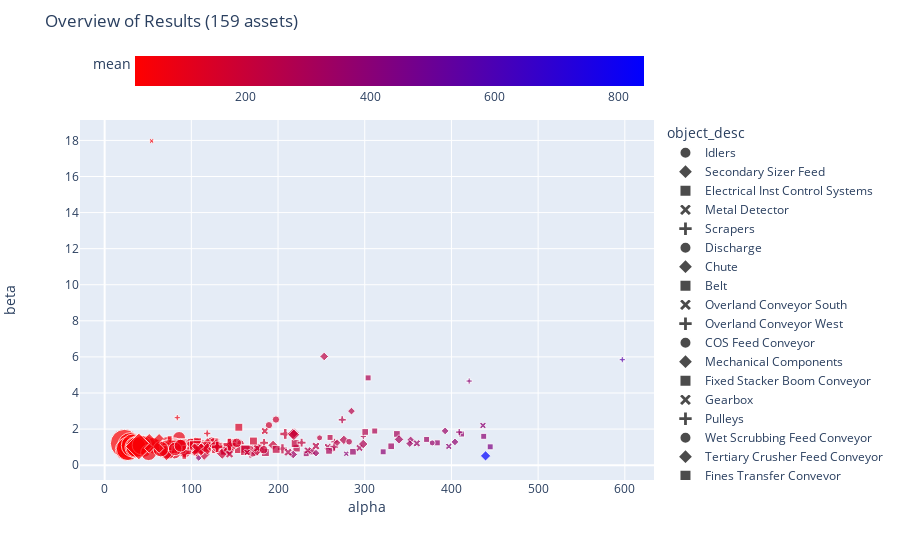

Write notebook code for a chart like this one.
### Markdown cell above
Tips: 
- Double click legend items to isolate them
- Drag your mouse cursor to zoom into regions and navigate

### Code cell
fig_bubble.show()

### Figure 1 — Plotly figure (JSON) as saved in the notebook; plotly's stock layout.template omitted (floating-point values rounded to 4 significant figures)
{"data": [{"hovertemplate": "<b>%{hovertext}</b><br><br>object_desc=Idlers<br>alpha=%{x}<br>beta=%{y}<br>evidence=%{marker.size}<br>mean=%{marker.color}<extra></extra>", "hovertext": [0, 4, 8, 10, 13, 18, 20, 23, 27, 31, 36, 41, 47, 49, 52, 53, 54, 57, 59, 62, 66, 72, 75, 79, 81, 84, 88, 93, 98, 107, 113, 118, 124, 129, 134, 139, 142, 149, 155], "legendgroup": "Idlers", "marker": {"color": [175.4, 77.47, 68.76, 167.8, 109.6, 98.45, 278.5, 71.26, 62.31, 21.56, 40.79, 28.94, 73.39, 115.0, 94.52, 122.4, 95.95, 147.4, 67.13, 26.68, 46.29, 102.7, 50.93, 78.61, 109.6, 76.74, 28.46, 31.61, 38.43, 91.55, 35.92, 54.01, 36.44, 72.93, 41.18, 116.9, 104.0, 180.3, 64.82], "coloraxis": "coloraxis", "size": [6, 18, 25, 6, 14, 18, 4, 25, 29, 89, 47, 74, 28, 14, 17, 12, 10, 6, 25, 52, 40, 17, 21, 20, 17, 22, 62, 60, 49, 17, 51, 30, 45, 19, 41, 15, 17, 8, 28], "sizemode": "area", "sizeref": 0.2225, "symbol": "circle"}, "mode": "markers", "name": "Idlers", "orientation": "v", "showlegend": true, "type": "scatter", "x": [197.6, 85.89, 72.62, 189.5, 113.2, 104.6, 263.1, 68.2, 62.05, 22.91, 41.41, 29.93, 73.05, 123.6, 99.42, 108.1, 98.49, 156.8, 65.57, 24.74, 48.1, 89.77, 45.74, 67.49, 92.46, 80.32, 27.13, 32.57, 39.82, 74.28, 35.71, 55.58, 36.33, 70.78, 42.77, 118.1, 80.61, 170.6, 50.67], "xaxis": "x", "y": [2.527, 1.511, 1.171, 2.214, 1.089, 1.199, 0.8903, 0.9119, 0.9904, 1.199, 1.038, 1.093, 0.9889, 1.254, 1.154, 0.8006, 1.07, 1.202, 0.949, 0.8623, 1.109, 0.7893, 0.82, 0.7708, 0.754, 1.135, 0.9051, 1.081, 1.099, 0.7205, 0.9866, 1.078, 0.9924, 0.9369, 1.107, 1.025, 0.6864, 0.8922, 0.6924], "yaxis": "y"}, {"hovertemplate": "<b>%{hovertext}</b><br><br>object_desc=Secondary Sizer Feed<br>alpha=%{x}<br>beta=%{y}<br>evidence=%{marker.size}<br>mean=%{marker.color}<extra></extra>", "hovertext": [1, 11, 21], "legendgroup": "Secondary Sizer Feed", "marker": {"color": [86.99, 145.2, 348.5], "coloraxis": "coloraxis", "size": [11, 11, 4], "sizemode": "area", "sizeref": 0.2225, "symbol": "diamond"}, "mode": "markers", "name": "Secondary Sizer Feed", "orientation": "v", "showlegend": true, "type": "scatter", "x": [88.88, 134.4, 392.7], "xaxis": "x", "y": [1.056, 0.8593, 1.898], "yaxis": "y"}, {"hovertemplate": "<b>%{hovertext}</b><br><br>object_desc=Electrical Inst Control Systems<br>alpha=%{x}<br>beta=%{y}<br>evidence=%{marker.size}<br>mean=%{marker.color}<extra></extra>", "hovertext": [2, 7, 12, 16, 19, 22, 26, 30, 35, 38, 45, 51, 56, 64, 71, 74, 78, 87, 91, 95, 106, 111, 117, 132, 138, 147], "legendgroup": "Electrical Inst Control Systems", "marker": {"color": [358.3, 324.8, 134.1, 145.3, 392.1, 146.1, 283.4, 156.1, 155.6, 164.1, 137.9, 367.0, 229.2, 327.1, 228.8, 234.6, 337.5, 344.1, 441.9, 84.07, 179.9, 206.8, 300.5, 99.01, 197.2, 387.8], "coloraxis": "coloraxis", "size": [4, 5, 12, 5, 4, 9, 5, 12, 9, 9, 11, 4, 4, 4, 6, 7, 4, 5, 4, 21, 9, 7, 5, 7, 5, 4], "sizemode": "area", "sizeref": 0.2225, "symbol": "square"}, "mode": "markers", "name": "Electrical Inst Control Systems", "orientation": "v", "showlegend": true, "type": "scatter", "x": [383.7, 330.5, 129.4, 135.5, 437.2, 140.7, 239.0, 140.1, 138.7, 154.9, 146.4, 411.7, 174.4, 232.5, 221.4, 185.4, 371.4, 286.4, 444.7, 86.91, 176.6, 219.7, 337.1, 107.1, 180.0, 321.2], "xaxis": "x", "y": [1.235, 1.045, 0.926, 0.8711, 1.597, 0.9223, 0.7538, 0.8194, 0.8115, 0.8891, 1.194, 1.726, 0.6741, 0.6334, 0.9315, 0.7003, 1.426, 0.7421, 1.015, 1.092, 0.9593, 1.197, 1.728, 1.294, 0.8407, 0.7378], "yaxis": "y"}, {"hovertemplate": "<b>%{hovertext}</b><br><br>object_desc=Metal Detector<br>alpha=%{x}<br>beta=%{y}<br>evidence=%{marker.size}<br>mean=%{marker.color}<extra></extra>", "hovertext": [3], "legendgroup": "Metal Detector", "marker": {"color": [256.3], "coloraxis": "coloraxis", "size": [5], "sizemode": "area", "sizeref": 0.2225, "symbol": "x"}, "mode": "markers", "name": "Metal Detector", "orientation": "v", "showlegend": true, "type": "scatter", "x": [257.4], "xaxis": "x", "y": [1.01], "yaxis": "y"}, {"hovertemplate": "<b>%{hovertext}</b><br><br>object_desc=Scrapers<br>alpha=%{x}<br>beta=%{y}<br>evidence=%{marker.size}<br>mean=%{marker.color}<extra></extra>", "hovertext": [5, 14, 28, 32, 42, 68, 108, 114, 143, 150], "legendgroup": "Scrapers", "marker": {"color": [363.5, 245.2, 267.8, 185.7, 215.2, 384.5, 211.7, 228.9, 74.43, 262.9], "coloraxis": "coloraxis", "size": [4, 4, 3, 9, 8, 3, 6, 7, 3, 6], "sizemode": "area", "sizeref": 0.2225, "symbol": "cross"}, "mode": "markers", "name": "Scrapers", "orientation": "v", "showlegend": true, "type": "scatter", "x": [409.0, 265.1, 298.4, 208.3, 205.1, 420.5, 227.2, 168.1, 83.77, 264.9], "xaxis": "x", "y": [1.829, 1.291, 1.585, 1.729, 0.9044, 4.66, 1.246, 0.6521, 2.632, 1.019], "yaxis": "y"}, {"hovertemplate": "<b>%{hovertext}</b><br><br>object_desc=Discharge<br>alpha=%{x}<br>beta=%{y}<br>evidence=%{marker.size}<br>mean=%{marker.color}<extra></extra>", "hovertext": [6, 15, 25], "legendgroup": "Discharge", "marker": {"color": [119.3, 121.9, 220.7], "coloraxis": "coloraxis", "size": [16, 11, 8], "sizemode": "area", "sizeref": 0.2225, "symbol": "circle"}, "mode": "markers", "name": "Discharge", "orientation": "v", "showlegend": true, "type": "scatter", "x": [126.8, 104.7, 170.7], "xaxis": "x", "y": [1.199, 0.7721, 0.6849], "yaxis": "y"}, {"hovertemplate": "<b>%{hovertext}</b><br><br>object_desc=Chute<br>alpha=%{x}<br>beta=%{y}<br>evidence=%{marker.size}<br>mean=%{marker.color}<extra></extra>", "hovertext": [9, 24, 33, 60, 69, 76, 89, 100, 109, 115, 126, 144], "legendgroup": "Chute", "marker": {"color": [308.6, 334.3, 110.1, 840.2, 194.7, 235.0, 176.1, 193.2, 142.6, 374.0, 321.8, 251.4], "coloraxis": "coloraxis", "size": [6, 5, 5, 7, 6, 5, 4, 8, 12, 4, 4, 6], "sizemode": "area", "sizeref": 0.2225, "symbol": "diamond"}, "mode": "markers", "name": "Chute", "orientation": "v", "showlegend": true, "type": "scatter", "x": [339.5, 217.5, 118.7, 439.4, 218.9, 253.2, 168.4, 216.9, 146.6, 404.1, 352.9, 275.9], "xaxis": "x", "y": [1.427, 0.5904, 1.275, 0.5126, 1.792, 6.024, 0.91, 1.741, 1.074, 1.287, 1.397, 1.4], "yaxis": "y"}, {"hovertemplate": "<b>%{hovertext}</b><br><br>object_desc=Belt<br>alpha=%{x}<br>beta=%{y}<br>evidence=%{marker.size}<br>mean=%{marker.color}<extra></extra>", "hovertext": [17, 40, 83, 92, 97], "legendgroup": "Belt", "marker": {"color": [276.5, 295.8, 137.1, 171.0, 180.9], "coloraxis": "coloraxis", "size": [4, 5, 7, 7, 12], "sizemode": "area", "sizeref": 0.2225, "symbol": "square"}, "mode": "markers", "name": "Belt", "orientation": "v", "showlegend": true, "type": "scatter", "x": [311.5, 258.8, 154.8, 162.6, 162.8], "xaxis": "x", "y": [1.891, 0.7904, 2.1, 0.9004, 0.8228], "yaxis": "y"}, {"hovertemplate": "<b>%{hovertext}</b><br><br>object_desc=Overland Conveyor South<br>alpha=%{x}<br>beta=%{y}<br>evidence=%{marker.size}<br>mean=%{marker.color}<extra></extra>", "hovertext": [29], "legendgroup": "Overland Conveyor South", "marker": {"color": [80.17], "coloraxis": "coloraxis", "size": [23], "sizemode": "area", "sizeref": 0.2225, "symbol": "x"}, "mode": "markers", "name": "Overland Conveyor South", "orientation": "v", "showlegend": true, "type": "scatter", "x": [72.09], "xaxis": "x", "y": [0.8218], "yaxis": "y"}, {"hovertemplate": "<b>%{hovertext}</b><br><br>object_desc=Overland Conveyor West<br>alpha=%{x}<br>beta=%{y}<br>evidence=%{marker.size}<br>mean=%{marker.color}<extra></extra>", "hovertext": [34], "legendgroup": "Overland Conveyor West", "marker": {"color": [122.9], "coloraxis": "coloraxis", "size": [12], "sizemode": "area", "sizeref": 0.2225, "symbol": "cross"}, "mode": "markers", "name": "Overland Conveyor West", "orientation": "v", "showlegend": true, "type": "scatter", "x": [129.2], "xaxis": "x", "y": [1.154], "yaxis": "y"}, {"hovertemplate": "<b>%{hovertext}</b><br><br>object_desc=COS Feed Conveyor<br>alpha=%{x}<br>beta=%{y}<br>evidence=%{marker.size}<br>mean=%{marker.color}<extra></extra>", "hovertext": [37], "legendgroup": "COS Feed Conveyor", "marker": {"color": [92.33], "coloraxis": "coloraxis", "size": [20], "sizemode": "area", "sizeref": 0.2225, "symbol": "circle"}, "mode": "markers", "name": "COS Feed Conveyor", "orientation": "v", "showlegend": true, "type": "scatter", "x": [73.32], "xaxis": "x", "y": [0.7039], "yaxis": "y"}, {"hovertemplate": "<b>%{hovertext}</b><br><br>object_desc=Mechanical Components<br>alpha=%{x}<br>beta=%{y}<br>evidence=%{marker.size}<br>mean=%{marker.color}<extra></extra>", "hovertext": [39, 46, 96, 112, 123, 128, 133], "legendgroup": "Mechanical Components", "marker": {"color": [250.0, 194.8, 325.5, 187.1, 197.2, 187.5, 331.6], "coloraxis": "coloraxis", "size": [4, 9, 4, 9, 8, 7, 4], "sizemode": "area", "sizeref": 0.2225, "symbol": "diamond"}, "mode": "markers", "name": "Mechanical Components", "orientation": "v", "showlegend": true, "type": "scatter", "x": [268.1, 218.2, 243.8, 135.6, 176.0, 194.3, 351.9], "xaxis": "x", "y": [1.244, 1.685, 0.6638, 0.6443, 0.8124, 1.099, 1.193], "yaxis": "y"}, {"hovertemplate": "<b>%{hovertext}</b><br><br>object_desc=Fixed Stacker Boom Conveyor<br>alpha=%{x}<br>beta=%{y}<br>evidence=%{marker.size}<br>mean=%{marker.color}<extra></extra>", "hovertext": [43], "legendgroup": "Fixed Stacker Boom Conveyor", "marker": {"color": [104.3], "coloraxis": "coloraxis", "size": [17], "sizemode": "area", "sizeref": 0.2225, "symbol": "square"}, "mode": "markers", "name": "Fixed Stacker Boom Conveyor", "orientation": "v", "showlegend": true, "type": "scatter", "x": [104.9], "xaxis": "x", "y": [1.016], "yaxis": "y"}, {"hovertemplate": "<b>%{hovertext}</b><br><br>object_desc=Gearbox<br>alpha=%{x}<br>beta=%{y}<br>evidence=%{marker.size}<br>mean=%{marker.color}<extra></extra>", "hovertext": [44, 86, 146], "legendgroup": "Gearbox", "marker": {"color": [262.1, 390.5, 386.4], "coloraxis": "coloraxis", "size": [5, 4, 4], "sizemode": "area", "sizeref": 0.2225, "symbol": "x"}, "mode": "markers", "name": "Gearbox", "orientation": "v", "showlegend": true, "type": "scatter", "x": [234.3, 396.9, 436.3], "xaxis": "x", "y": [0.8147, 1.042, 2.199], "yaxis": "y"}, {"hovertemplate": "<b>%{hovertext}</b><br><br>object_desc=Pulleys<br>alpha=%{x}<br>beta=%{y}<br>evidence=%{marker.size}<br>mean=%{marker.color}<extra></extra>", "hovertext": [48, 67], "legendgroup": "Pulleys", "marker": {"color": [243.2, 553.1], "coloraxis": "coloraxis", "size": [5, 3], "sizemode": "area", "sizeref": 0.2225, "symbol": "cross"}, "mode": "markers", "name": "Pulleys", "orientation": "v", "showlegend": true, "type": "scatter", "x": [274.0, 597.1], "xaxis": "x", "y": [2.516, 5.846], "yaxis": "y"}, {"hovertemplate": "<b>%{hovertext}</b><br><br>object_desc=Wet Scrubbing Feed Conveyor<br>alpha=%{x}<br>beta=%{y}<br>evidence=%{marker.size}<br>mean=%{marker.color}<extra></extra>", "hovertext": [50, 55], "legendgroup": "Wet Scrubbing Feed Conveyor", "marker": {"color": [353.2, 260.6], "coloraxis": "coloraxis", "size": [4, 5], "sizemode": "area", "sizeref": 0.2225, "symbol": "circle"}, "mode": "markers", "name": "Wet Scrubbing Feed Conveyor", "orientation": "v", "showlegend": true, "type": "scatter", "x": [377.8, 282.0], "xaxis": "x", "y": [1.231, 1.295], "yaxis": "y"}, {"hovertemplate": "<b>%{hovertext}</b><br><br>object_desc=Tertiary Crusher Feed Conveyor<br>alpha=%{x}<br>beta=%{y}<br>evidence=%{marker.size}<br>mean=%{marker.color}<extra></extra>", "hovertext": [58, 61], "legendgroup": "Tertiary Crusher Feed Conveyor", "marker": {"color": [157.7, 87.4], "coloraxis": "coloraxis", "size": [9, 20], "sizemode": "area", "sizeref": 0.2225, "symbol": "diamond"}, "mode": "markers", "name": "Tertiary Crusher Feed Conveyor", "orientation": "v", "showlegend": true, "type": "scatter", "x": [143.0, 71.31], "xaxis": "x", "y": [0.8315, 0.7249], "yaxis": "y"}, {"hovertemplate": "<b>%{hovertext}</b><br><br>object_desc=Fines Transfer Conveyor<br>alpha=%{x}<br>beta=%{y}<br>evidence=%{marker.size}<br>mean=%{marker.color}<extra></extra>", "hovertext": [63], "legendgroup": "Fines Transfer Conveyor", "marker": {"color": [83.95], "coloraxis": "coloraxis", "size": [22], "sizemode": "area", "sizeref": 0.2225, "symbol": "square"}, "mode": "markers", "name": "Fines Transfer Conveyor", "orientation": "v", "showlegend": true, "type": "scatter", "x": [85.06], "xaxis": "x", "y": [1.033], "yaxis": "y"}, {"hovertemplate": "<b>%{hovertext}</b><br><br>object_desc=Weightometer<br>alpha=%{x}<br>beta=%{y}<br>evidence=%{marker.size}<br>mean=%{marker.color}<extra></extra>", "hovertext": [65], "legendgroup": "Weightometer", "marker": {"color": [205.3], "coloraxis": "coloraxis", "size": [4], "sizemode": "area", "sizeref": 0.2225, "symbol": "x"}, "mode": "markers", "name": "Weightometer", "orientation": "v", "showlegend": true, "type": "scatter", "x": [164.3], "xaxis": "x", "y": [0.7099], "yaxis": "y"}, {"hovertemplate": "<b>%{hovertext}</b><br><br>object_desc=Fines Stacker Yard Conveyor<br>alpha=%{x}<br>beta=%{y}<br>evidence=%{marker.size}<br>mean=%{marker.color}<extra></extra>", "hovertext": [70], "legendgroup": "Fines Stacker Yard Conveyor", "marker": {"color": [137.6], "coloraxis": "coloraxis", "size": [13], "sizemode": "area", "sizeref": 0.2225, "symbol": "cross"}, "mode": "markers", "name": "Fines Stacker Yard Conveyor", "orientation": "v", "showlegend": true, "type": "scatter", "x": [144.0], "xaxis": "x", "y": [1.135], "yaxis": "y"}, {"hovertemplate": "<b>%{hovertext}</b><br><br>object_desc=Lump Transfer Conveyor<br>alpha=%{x}<br>beta=%{y}<br>evidence=%{marker.size}<br>mean=%{marker.color}<extra></extra>", "hovertext": [73], "legendgroup": "Lump Transfer Conveyor", "marker": {"color": [142.3], "coloraxis": "coloraxis", "size": [10], "sizemode": "area", "sizeref": 0.2225, "symbol": "circle"}, "mode": "markers", "name": "Lump Transfer Conveyor", "orientation": "v", "showlegend": true, "type": "scatter", "x": [152.4], "xaxis": "x", "y": [1.235], "yaxis": "y"}, {"hovertemplate": "<b>%{hovertext}</b><br><br>object_desc=Lump Stacker Yard Conveyor<br>alpha=%{x}<br>beta=%{y}<br>evidence=%{marker.size}<br>mean=%{marker.color}<extra></extra>", "hovertext": [77], "legendgroup": "Lump Stacker Yard Conveyor", "marker": {"color": [178.3], "coloraxis": "coloraxis", "size": [9], "sizemode": "area", "sizeref": 0.2225, "symbol": "diamond"}, "mode": "markers", "name": "Lump Stacker Yard Conveyor", "orientation": "v", "showlegend": true, "type": "scatter", "x": [114.8], "xaxis": "x", "y": [0.5858], "yaxis": "y"}, {"hovertemplate": "<b>%{hovertext}</b><br><br>object_desc=Fines Stacker Boom Conveyor<br>alpha=%{x}<br>beta=%{y}<br>evidence=%{marker.size}<br>mean=%{marker.color}<extra></extra>", "hovertext": [80], "legendgroup": "Fines Stacker Boom Conveyor", "marker": {"color": [267.0], "coloraxis": "coloraxis", "size": [5], "sizemode": "area", "sizeref": 0.2225, "symbol": "square"}, "mode": "markers", "name": "Fines Stacker Boom Conveyor", "orientation": "v", "showlegend": true, "type": "scatter", "x": [300.5], "xaxis": "x", "y": [1.839], "yaxis": "y"}, {"hovertemplate": "<b>%{hovertext}</b><br><br>object_desc=Lump Stacker Boom Conveyor<br>alpha=%{x}<br>beta=%{y}<br>evidence=%{marker.size}<br>mean=%{marker.color}<extra></extra>", "hovertext": [82], "legendgroup": "Lump Stacker Boom Conveyor", "marker": {"color": [338.0], "coloraxis": "coloraxis", "size": [5], "sizemode": "area", "sizeref": 0.2225, "symbol": "x"}, "mode": "markers", "name": "Lump Stacker Boom Conveyor", "orientation": "v", "showlegend": true, "type": "scatter", "x": [360.0], "xaxis": "x", "y": [1.209], "yaxis": "y"}, {"hovertemplate": "<b>%{hovertext}</b><br><br>object_desc=Stockyard Reclaim Conveyor<br>alpha=%{x}<br>beta=%{y}<br>evidence=%{marker.size}<br>mean=%{marker.color}<extra></extra>", "hovertext": [85, 90], "legendgroup": "Stockyard Reclaim Conveyor", "marker": {"color": [114.9, 70.26], "coloraxis": "coloraxis", "size": [15, 17], "sizemode": "area", "sizeref": 0.2225, "symbol": "cross"}, "mode": "markers", "name": "Stockyard Reclaim Conveyor", "orientation": "v", "showlegend": true, "type": "scatter", "x": [91.89, 75.0], "xaxis": "x", "y": [0.7089, 1.22], "yaxis": "y"}, {"hovertemplate": "<b>%{hovertext}</b><br><br>object_desc=Reclaimer Boom Conveyor<br>alpha=%{x}<br>beta=%{y}<br>evidence=%{marker.size}<br>mean=%{marker.color}<extra></extra>", "hovertext": [94], "legendgroup": "Reclaimer Boom Conveyor", "marker": {"color": [85.55], "coloraxis": "coloraxis", "size": [20], "sizemode": "area", "sizeref": 0.2225, "symbol": "circle"}, "mode": "markers", "name": "Reclaimer Boom Conveyor", "orientation": "v", "showlegend": true, "type": "scatter", "x": [81.3], "xaxis": "x", "y": [0.8999], "yaxis": "y"}, {"hovertemplate": "<b>%{hovertext}</b><br><br>object_desc=Head Pulley<br>alpha=%{x}<br>beta=%{y}<br>evidence=%{marker.size}<br>mean=%{marker.color}<extra></extra>", "hovertext": [99], "legendgroup": "Head Pulley", "marker": {"color": [254.2], "coloraxis": "coloraxis", "size": [4], "sizemode": "area", "sizeref": 0.2225, "symbol": "diamond"}, "mode": "markers", "name": "Head Pulley", "orientation": "v", "showlegend": true, "type": "scatter", "x": [284.7], "xaxis": "x", "y": [2.994], "yaxis": "y"}, {"hovertemplate": "<b>%{hovertext}</b><br><br>object_desc=Sample Conveyor<br>alpha=%{x}<br>beta=%{y}<br>evidence=%{marker.size}<br>mean=%{marker.color}<extra></extra>", "hovertext": [101, 102], "legendgroup": "Sample Conveyor", "marker": {"color": [234.1, 278.5], "coloraxis": "coloraxis", "size": [4, 4], "sizemode": "area", "sizeref": 0.2225, "symbol": "square"}, "mode": "markers", "name": "Sample Conveyor", "orientation": "v", "showlegend": true, "type": "scatter", "x": [260.0, 303.9], "xaxis": "x", "y": [1.536, 4.837], "yaxis": "y"}, {"hovertemplate": "<b>%{hovertext}</b><br><br>object_desc=Chain Belt<br>alpha=%{x}<br>beta=%{y}<br>evidence=%{marker.size}<br>mean=%{marker.color}<extra></extra>", "hovertext": [103], "legendgroup": "Chain Belt", "marker": {"color": [238.4], "coloraxis": "coloraxis", "size": [6], "sizemode": "area", "sizeref": 0.2225, "symbol": "x"}, "mode": "markers", "name": "Chain Belt", "orientation": "v", "showlegend": true, "type": "scatter", "x": [243.6], "xaxis": "x", "y": [1.056], "yaxis": "y"}, {"hovertemplate": "<b>%{hovertext}</b><br><br>object_desc=Waste Removal Conveyor Belt<br>alpha=%{x}<br>beta=%{y}<br>evidence=%{marker.size}<br>mean=%{marker.color}<extra></extra>", "hovertext": [104], "legendgroup": "Waste Removal Conveyor Belt", "marker": {"color": [128.5], "coloraxis": "coloraxis", "size": [9], "sizemode": "area", "sizeref": 0.2225, "symbol": "cross"}, "mode": "markers", "name": "Waste Removal Conveyor Belt", "orientation": "v", "showlegend": true, "type": "scatter", "x": [106.7], "xaxis": "x", "y": [0.7394], "yaxis": "y"}, {"hovertemplate": "<b>%{hovertext}</b><br><br>object_desc=Boom Conveyor<br>alpha=%{x}<br>beta=%{y}<br>evidence=%{marker.size}<br>mean=%{marker.color}<extra></extra>", "hovertext": [105], "legendgroup": "Boom Conveyor", "marker": {"color": [85.04], "coloraxis": "coloraxis", "size": [18], "sizemode": "area", "sizeref": 0.2225, "symbol": "circle"}, "mode": "markers", "name": "Boom Conveyor", "orientation": "v", "showlegend": true, "type": "scatter", "x": [87.55], "xaxis": "x", "y": [1.079], "yaxis": "y"}, {"hovertemplate": "<b>%{hovertext}</b><br><br>object_desc=Reclaimer Yard Conveyor<br>alpha=%{x}<br>beta=%{y}<br>evidence=%{marker.size}<br>mean=%{marker.color}<extra></extra>", "hovertext": [110], "legendgroup": "Reclaimer Yard Conveyor", "marker": {"color": [38.93], "coloraxis": "coloraxis", "size": [47], "sizemode": "area", "sizeref": 0.2225, "symbol": "diamond"}, "mode": "markers", "name": "Reclaimer Yard Conveyor", "orientation": "v", "showlegend": true, "type": "scatter", "x": [39.48], "xaxis": "x", "y": [1.035], "yaxis": "y"}, {"hovertemplate": "<b>%{hovertext}</b><br><br>object_desc=Screenhouse Feed Conveyor<br>alpha=%{x}<br>beta=%{y}<br>evidence=%{marker.size}<br>mean=%{marker.color}<extra></extra>", "hovertext": [116], "legendgroup": "Screenhouse Feed Conveyor", "marker": {"color": [116.5], "coloraxis": "coloraxis", "size": [12], "sizemode": "area", "sizeref": 0.2225, "symbol": "square"}, "mode": "markers", "name": "Screenhouse Feed Conveyor", "orientation": "v", "showlegend": true, "type": "scatter", "x": [116.9], "xaxis": "x", "y": [1.007], "yaxis": "y"}, {"hovertemplate": "<b>%{hovertext}</b><br><br>object_desc=Belt Scrapers<br>alpha=%{x}<br>beta=%{y}<br>evidence=%{marker.size}<br>mean=%{marker.color}<extra></extra>", "hovertext": [119, 125, 130, 135, 140, 156], "legendgroup": "Belt Scrapers", "marker": {"color": [181.1, 263.5, 391.3, 52.56, 210.6, 300.5], "coloraxis": "coloraxis", "size": [6, 6, 3, 2, 6, 5], "sizemode": "area", "sizeref": 0.2225, "symbol": "x"}, "mode": "markers", "name": "Belt Scrapers", "orientation": "v", "showlegend": true, "type": "scatter", "x": [176.3, 211.6, 278.7, 54.14, 144.0, 293.9], "xaxis": "x", "y": [0.9424, 0.7122, 0.6347, 17.97, 0.6137, 0.9521], "yaxis": "y"}, {"hovertemplate": "<b>%{hovertext}</b><br><br>object_desc=Chute Tripper Discharge<br>alpha=%{x}<br>beta=%{y}<br>evidence=%{marker.size}<br>mean=%{marker.color}<extra></extra>", "hovertext": [120], "legendgroup": "Chute Tripper Discharge", "marker": {"color": [105.4], "coloraxis": "coloraxis", "size": [4], "sizemode": "area", "sizeref": 0.2225, "symbol": "cross"}, "mode": "markers", "name": "Chute Tripper Discharge", "orientation": "v", "showlegend": true, "type": "scatter", "x": [118.3], "xaxis": "x", "y": [1.756], "yaxis": "y"}, {"hovertemplate": "<b>%{hovertext}</b><br><br>object_desc=Screened Product Conveyor<br>alpha=%{x}<br>beta=%{y}<br>evidence=%{marker.size}<br>mean=%{marker.color}<extra></extra>", "hovertext": [121], "legendgroup": "Screened Product Conveyor", "marker": {"color": [68.52], "coloraxis": "coloraxis", "size": [27], "sizemode": "area", "sizeref": 0.2225, "symbol": "circle"}, "mode": "markers", "name": "Screened Product Conveyor", "orientation": "v", "showlegend": true, "type": "scatter", "x": [64.8], "xaxis": "x", "y": [0.8921], "yaxis": "y"}, {"hovertemplate": "<b>%{hovertext}</b><br><br>object_desc=Magnet<br>alpha=%{x}<br>beta=%{y}<br>evidence=%{marker.size}<br>mean=%{marker.color}<extra></extra>", "hovertext": [122], "legendgroup": "Magnet", "marker": {"color": [282.4], "coloraxis": "coloraxis", "size": [6], "sizemode": "area", "sizeref": 0.2225, "symbol": "diamond"}, "mode": "markers", "name": "Magnet", "orientation": "v", "showlegend": true, "type": "scatter", "x": [298.2], "xaxis": "x", "y": [1.17], "yaxis": "y"}, {"hovertemplate": "<b>%{hovertext}</b><br><br>object_desc=Return Fines Conveyor<br>alpha=%{x}<br>beta=%{y}<br>evidence=%{marker.size}<br>mean=%{marker.color}<extra></extra>", "hovertext": [127], "legendgroup": "Return Fines Conveyor", "marker": {"color": [114.1], "coloraxis": "coloraxis", "size": [12], "sizemode": "area", "sizeref": 0.2225, "symbol": "square"}, "mode": "markers", "name": "Return Fines Conveyor", "orientation": "v", "showlegend": true, "type": "scatter", "x": [107.9], "xaxis": "x", "y": [0.891], "yaxis": "y"}, {"hovertemplate": "<b>%{hovertext}</b><br><br>object_desc=Overland Conveyor<br>alpha=%{x}<br>beta=%{y}<br>evidence=%{marker.size}<br>mean=%{marker.color}<extra></extra>", "hovertext": [131, 137], "legendgroup": "Overland Conveyor", "marker": {"color": [53.67, 120.8], "coloraxis": "coloraxis", "size": [34, 13], "sizemode": "area", "sizeref": 0.2225, "symbol": "x"}, "mode": "markers", "name": "Overland Conveyor", "orientation": "v", "showlegend": true, "type": "scatter", "x": [57.13, 115.1], "xaxis": "x", "y": [1.207, 0.9039], "yaxis": "y"}, {"hovertemplate": "<b>%{hovertext}</b><br><br>object_desc=Slurry Disposal Pump<br>alpha=%{x}<br>beta=%{y}<br>evidence=%{marker.size}<br>mean=%{marker.color}<extra></extra>", "hovertext": [136], "legendgroup": "Slurry Disposal Pump", "marker": {"color": [171.7], "coloraxis": "coloraxis", "size": [6], "sizemode": "area", "sizeref": 0.2225, "symbol": "cross"}, "mode": "markers", "name": "Slurry Disposal Pump", "orientation": "v", "showlegend": true, "type": "scatter", "x": [183.9], "xaxis": "x", "y": [1.238], "yaxis": "y"}, {"hovertemplate": "<b>%{hovertext}</b><br><br>object_desc=Berth Transfer Conveyor<br>alpha=%{x}<br>beta=%{y}<br>evidence=%{marker.size}<br>mean=%{marker.color}<extra></extra>", "hovertext": [141], "legendgroup": "Berth Transfer Conveyor", "marker": {"color": [198.5], "coloraxis": "coloraxis", "size": [8], "sizemode": "area", "sizeref": 0.2225, "symbol": "circle"}, "mode": "markers", "name": "Berth Transfer Conveyor", "orientation": "v", "showlegend": true, "type": "scatter", "x": [183.4], "xaxis": "x", "y": [0.8567], "yaxis": "y"}, {"hovertemplate": "<b>%{hovertext}</b><br><br>object_desc=Conveyor<br>alpha=%{x}<br>beta=%{y}<br>evidence=%{marker.size}<br>mean=%{marker.color}<extra></extra>", "hovertext": [145], "legendgroup": "Conveyor", "marker": {"color": [125.4], "coloraxis": "coloraxis", "size": [14], "sizemode": "area", "sizeref": 0.2225, "symbol": "diamond"}, "mode": "markers", "name": "Conveyor", "orientation": "v", "showlegend": true, "type": "scatter", "x": [128.6], "xaxis": "x", "y": [1.067], "yaxis": "y"}, {"hovertemplate": "<b>%{hovertext}</b><br><br>object_desc=Diverter Plate<br>alpha=%{x}<br>beta=%{y}<br>evidence=%{marker.size}<br>mean=%{marker.color}<extra></extra>", "hovertext": [148], "legendgroup": "Diverter Plate", "marker": {"color": [211.7], "coloraxis": "coloraxis", "size": [7], "sizemode": "area", "sizeref": 0.2225, "symbol": "square"}, "mode": "markers", "name": "Diverter Plate", "orientation": "v", "showlegend": true, "type": "scatter", "x": [197.8], "xaxis": "x", "y": [0.8735], "yaxis": "y"}, {"hovertemplate": "<b>%{hovertext}</b><br><br>object_desc=Berth Conveyor<br>alpha=%{x}<br>beta=%{y}<br>evidence=%{marker.size}<br>mean=%{marker.color}<extra></extra>", "hovertext": [151], "legendgroup": "Berth Conveyor", "marker": {"color": [115.4], "coloraxis": "coloraxis", "size": [15], "sizemode": "area", "sizeref": 0.2225, "symbol": "x"}, "mode": "markers", "name": "Berth Conveyor", "orientation": "v", "showlegend": true, "type": "scatter", "x": [107.5], "xaxis": "x", "y": [0.869], "yaxis": "y"}, {"hovertemplate": "<b>%{hovertext}</b><br><br>object_desc=Belt Wash Station<br>alpha=%{x}<br>beta=%{y}<br>evidence=%{marker.size}<br>mean=%{marker.color}<extra></extra>", "hovertext": [152], "legendgroup": "Belt Wash Station", "marker": {"color": [129.2], "coloraxis": "coloraxis", "size": [10], "sizemode": "area", "sizeref": 0.2225, "symbol": "cross"}, "mode": "markers", "name": "Belt Wash Station", "orientation": "v", "showlegend": true, "type": "scatter", "x": [129.8], "xaxis": "x", "y": [1.012], "yaxis": "y"}, {"hovertemplate": "<b>%{hovertext}</b><br><br>object_desc=Drive Assembly<br>alpha=%{x}<br>beta=%{y}<br>evidence=%{marker.size}<br>mean=%{marker.color}<extra></extra>", "hovertext": [153], "legendgroup": "Drive Assembly", "marker": {"color": [223.6], "coloraxis": "coloraxis", "size": [4], "sizemode": "area", "sizeref": 0.2225, "symbol": "circle"}, "mode": "markers", "name": "Drive Assembly", "orientation": "v", "showlegend": true, "type": "scatter", "x": [247.9], "xaxis": "x", "y": [1.511], "yaxis": "y"}, {"hovertemplate": "<b>%{hovertext}</b><br><br>object_desc=Lighting and Power<br>alpha=%{x}<br>beta=%{y}<br>evidence=%{marker.size}<br>mean=%{marker.color}<extra></extra>", "hovertext": [154], "legendgroup": "Lighting and Power", "marker": {"color": [364.6], "coloraxis": "coloraxis", "size": [3], "sizemode": "area", "sizeref": 0.2225, "symbol": "diamond"}, "mode": "markers", "name": "Lighting and Power", "orientation": "v", "showlegend": true, "type": "scatter", "x": [108.5], "xaxis": "x", "y": [0.3984], "yaxis": "y"}, {"hovertemplate": "<b>%{hovertext}</b><br><br>object_desc=Chute Tripper<br>alpha=%{x}<br>beta=%{y}<br>evidence=%{marker.size}<br>mean=%{marker.color}<extra></extra>", "hovertext": [157], "legendgroup": "Chute Tripper", "marker": {"color": [157.7], "coloraxis": "coloraxis", "size": [7], "sizemode": "area", "sizeref": 0.2225, "symbol": "square"}, "mode": "markers", "name": "Chute Tripper", "orientation": "v", "showlegend": true, "type": "scatter", "x": [171.6], "xaxis": "x", "y": [1.336], "yaxis": "y"}, {"hovertemplate": "<b>%{hovertext}</b><br><br>object_desc=Waste Removal Conveyor Lab<br>alpha=%{x}<br>beta=%{y}<br>evidence=%{marker.size}<br>mean=%{marker.color}<extra></extra>", "hovertext": [158], "legendgroup": "Waste Removal Conveyor Lab", "marker": {"color": [163.9], "coloraxis": "coloraxis", "size": [5], "sizemode": "area", "sizeref": 0.2225, "symbol": "x"}, "mode": "markers", "name": "Waste Removal Conveyor Lab", "orientation": "v", "showlegend": true, "type": "scatter", "x": [184.7], "xaxis": "x", "y": [1.891], "yaxis": "y"}], "layout": {"coloraxis": {"colorbar": {"orientation": "h", "title": {"text": "mean"}}, "colorscale": [[0, "rgb(255,0,0)"], [1, "rgb(0,0,255)"]]}, "legend": {"itemsizing": "constant", "title": {"text": "object_desc"}, "tracegroupgap": 0}, "margin": {"t": 60}, "title": {"text": "Overview of Results (159 assets)"}, "xaxis": {"anchor": "y", "domain": [0, 1], "title": {"text": "alpha"}}, "yaxis": {"anchor": "x", "domain": [0, 1], "title": {"text": "beta"}}}}
